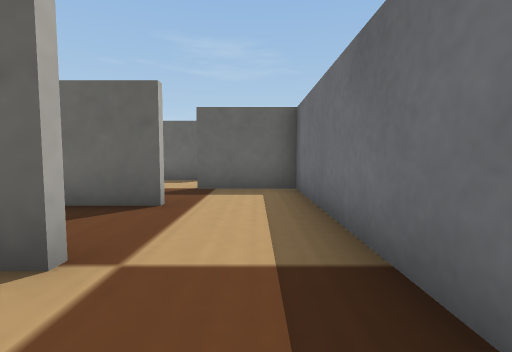
[1] (above)

24 first-person views from a walk through a robot-simulator world made for Webots. The camera is 0.04 m above the floor, tilts 4° down and sees 85° across. The floor is counted in squares, 0.05 m on a side. Each view is taken from the middle of a square. On the plan, view 1 faces up. The plan holds only what a view shows up to about 11 squares ahead; the rest is blank. The place goes on beyond the plan. The robots in the file are not drawn. Simple shapes and patterns stand in for the simulator's stock objects.

[2]
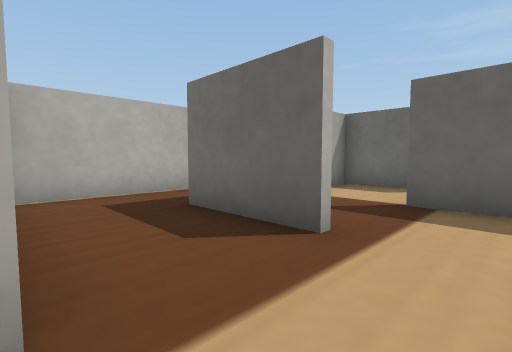

[3]
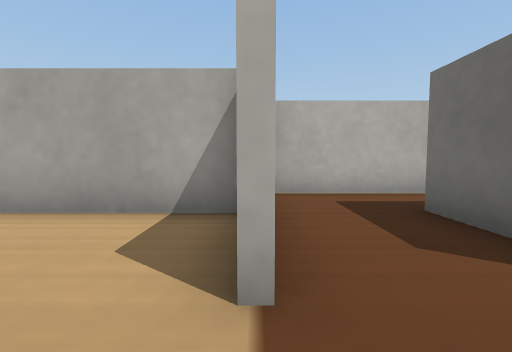

[4]
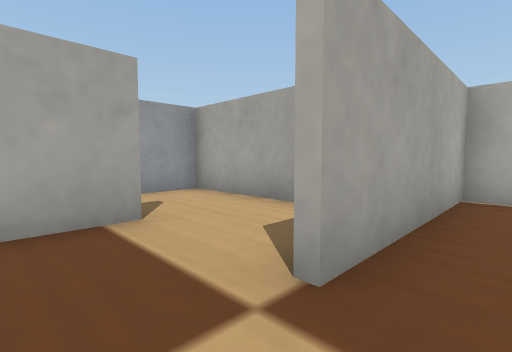

[5]
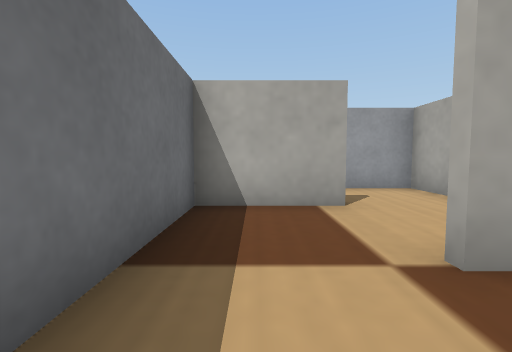

[6]
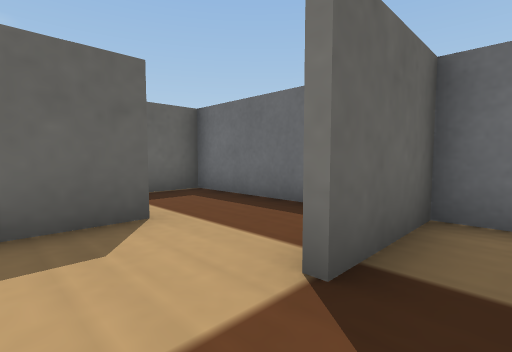

[7]
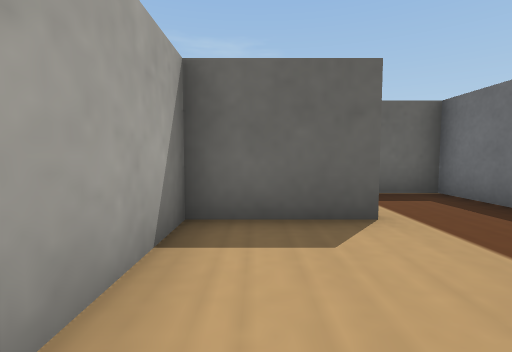

[8]
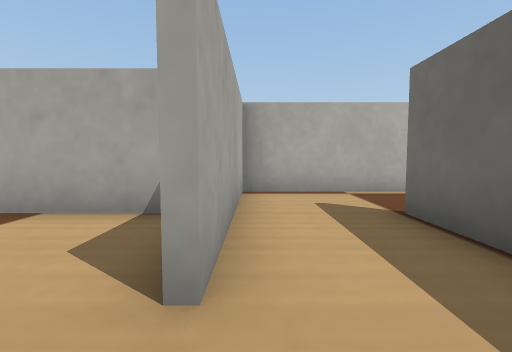

[9]
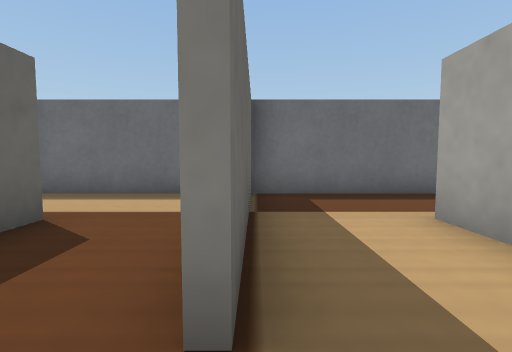

[10]
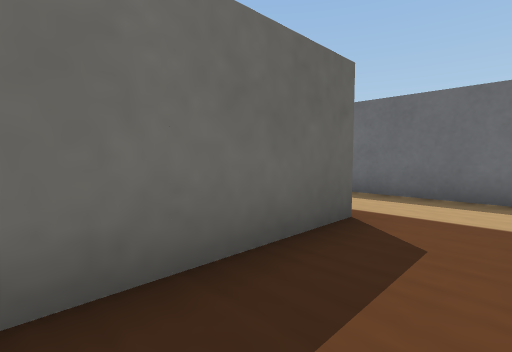

[11]
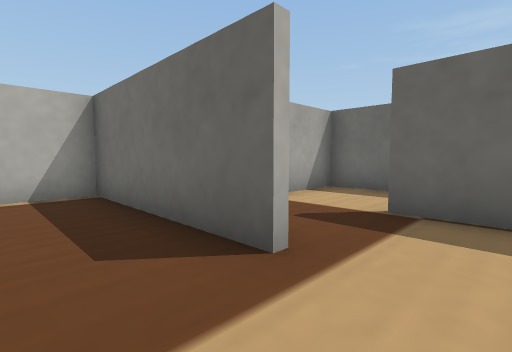

[12]
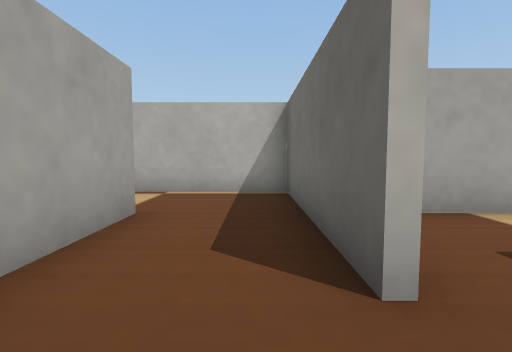

[13]
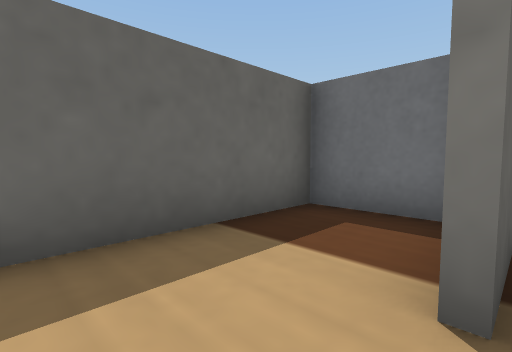

[14]
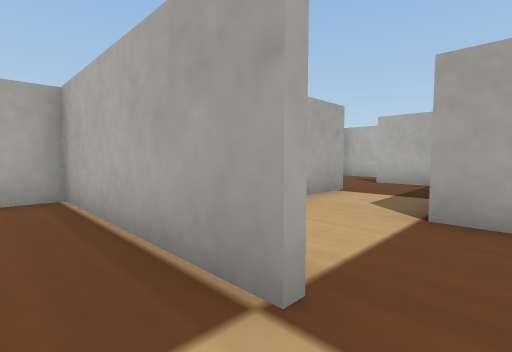

[15]
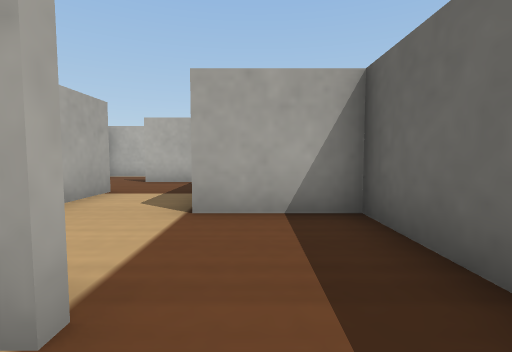

[16]
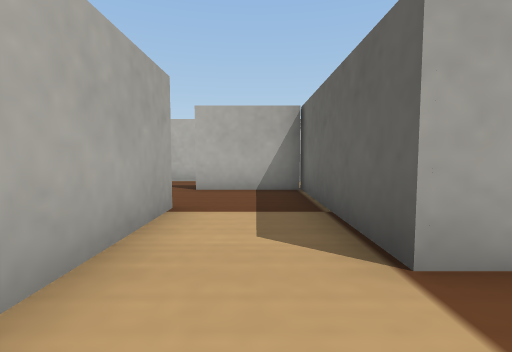

[17]
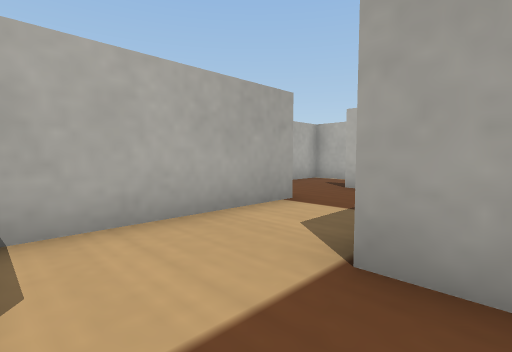

[18]
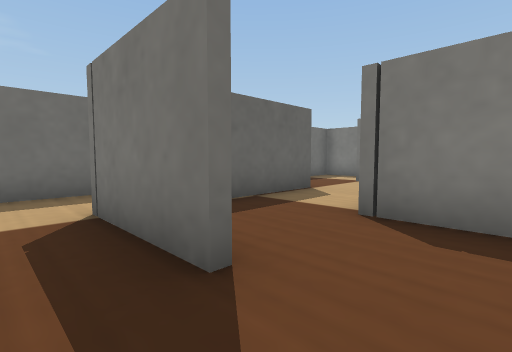

[19]
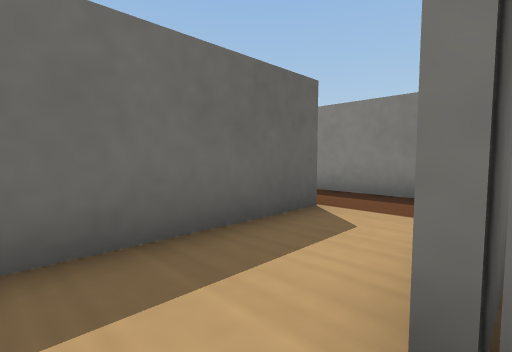

[20]
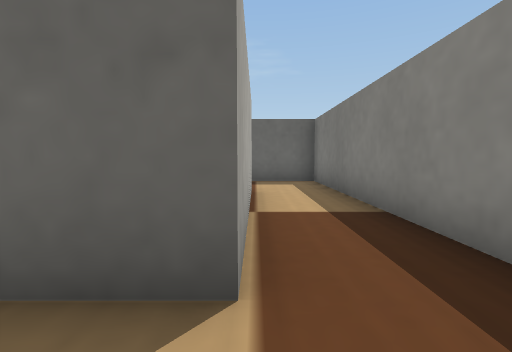

[21]
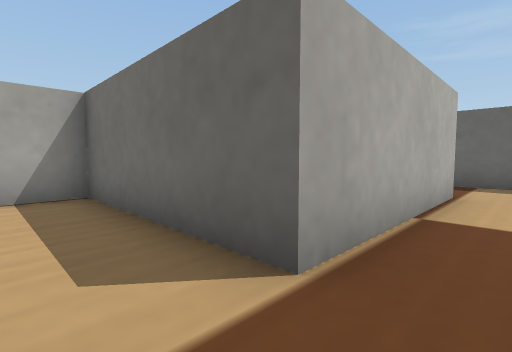

[22]
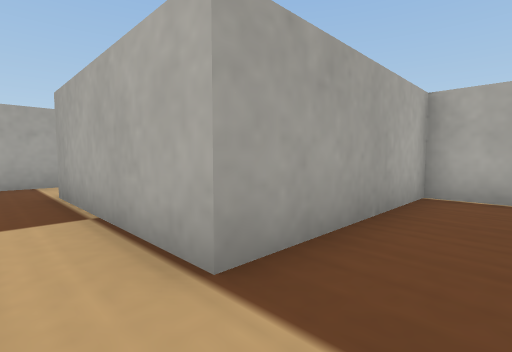

[23]
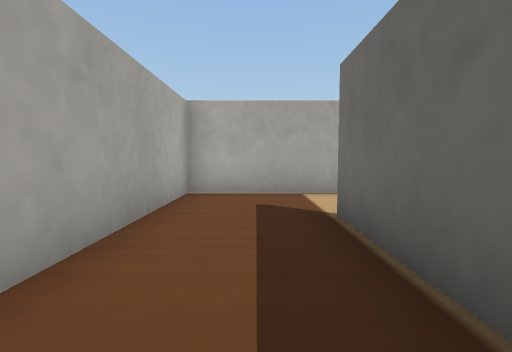

[24]
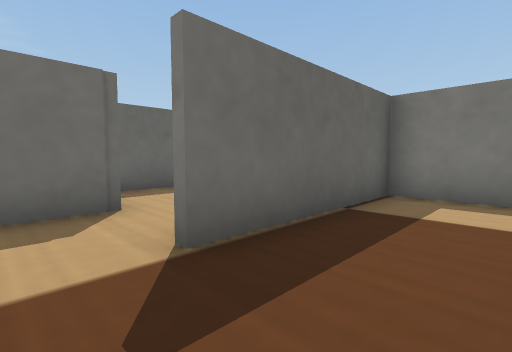

### Floor plan
Points are (right, up) in squares from view 1. A wall is a line through its corners. A room is listed if a view was taken in it or the views show most of it. See-through windows are left out.
Room 1 (view 1)
walls: (-1.4, 1.9) (-1.9, 1.9); (-1.5, -0.5) (1, -0.5) (1, 1.5); (-3.9, 1.7) (-3.9, -0.5)
ways out: opening at (-0.5, 2) to room 2; opening at (-2.5, -1)
Room 2 (views 2, 3, 4, 5, 14, 15)
walls: (-1.5, 4.5) (-4.1, 4.5); (1, 1.5) (1, 5.4); (-6.1, 7.1) (-6.1, 2.1) (-1.4, 2.1)
ways out: opening at (-0.5, 2) to room 1; opening at (-0.5, 4.5) to room 3; opening at (-6, 8) to room 10
Room 3 (views 6, 7)
walls: (-3.9, 7.6) (-3.9, 6.4); (1, 5.4) (1, 6.9) (-1.5, 6.9)
ways out: opening at (-0.5, 4.5) to room 2; opening at (-2.5, 7) to room 4
Room 4 (view 8)
walls: (-1.4, 9.5) (-3.9, 9.5) (-3.9, 7.6); (1, 8) (1, 10.4)
ways out: opening at (-2.5, 7) to room 3; opening at (-0.5, 9.5) to room 16
Room 5 (view 9)
walls: (-6.3, 12.4) (-6.3, 9.7) (-1.4, 9.7); (-1.5, 12.1) (-4, 12.1)
ways out: opening at (-4.5, 12) to room 6; opening at (-2.5, 11) to room 16
Room 6 (view 10)
walls: (-4, 12.3) (-1.8, 12.3); (-1.4, 14.7) (-6.3, 14.7) (-6.3, 12.4)
ways out: opening at (-4.5, 12) to room 5; opening at (-2.5, 13.5) to room 7
Room 7 (views 11, 12)
walls: (1, 13.1) (1, 14.5)
ways out: opening at (-2.5, 13.5) to room 6; opening at (-0.5, 15) to room 8
Room 8 (view 13)
walls: (-0.1, 17.1) (-1.5, 17.1); (-3.9, 17.4) (-3.9, 16.2); (1, 14.5) (1, 16.6)
ways out: opening at (-0.5, 15) to room 7; opening at (-2.5, 17) to room 14
Room 9 (view 16)
walls: (-8.9, 7.1) (-14, 7.1); (-11.3, 4.7) (-7, 4.7); (-13.7, 7.1) (-13.7, 4.5)
ways out: opening at (-7.5, 7) to room 10; opening at (-12.5, 5)
Room 10 (view 17)
walls: (-6.3, 9.5) (-8.9, 9.5) (-8.9, 7.1)
ways out: opening at (-6, 8) to room 2; opening at (-7.5, 7) to room 9
Room 11 (views 18, 19, 20)
walls: (-13.9, 4.5) (-13.9, 7.4); (-16.1, 4.1) (-16.1, 2.1) (-14.6, 2.1); (-11.5, 7.3) (-10.3, 7.3); (-11.1, 9.5) (-16.1, 9.5) (-16.1, 7.4)
ways out: opening at (-11, 8) to room 12; opening at (-14, 3.5)
Room 12 (view 21)
walls: (-9.1, 8.5) (-9.1, 14.4); (-11.1, 14.5) (-11.1, 9.5)
ways out: opening at (-11, 8) to room 11; opening at (-10, 15) to room 13
Room 13 (views 22, 23, 24)
walls: (-16.1, 16.4) (-16.1, 14.5) (-11.1, 14.5); (-9.1, 14.4) (-9.1, 17.1) (-13.8, 17.1)
ways out: opening at (-10, 15) to room 12; opening at (-14.5, 17) to room 15
Room 14 (no view inside)
walls: (1, 17.8) (1, 19.7) (-3.9, 19.7) (-3.9, 17.4)
ways out: opening at (-2.5, 17) to room 8
Room 15 (no view inside)
walls: (-13.4, 19.3) (-14.9, 19.3); (-16.1, 17.9) (-16.1, 16.4)
ways out: opening at (-14.5, 17) to room 13; opening at (-13, 18)
Room 16 (no view inside)
walls: (1, 10.4) (1, 12.1) (-1.5, 12.1)
ways out: opening at (-0.5, 9.5) to room 4; opening at (-2.5, 11) to room 5

Positions as (right, up) in squares from view 1, and headings:
1: (0, 0), facing up
2: (0, 2), facing up-left
3: (0, 2), facing left
4: (0, 3), facing down-left
5: (0, 4), facing down
6: (-3, 6), facing up-right
7: (-3, 6), facing up
8: (0, 10), facing left
9: (-5, 12), facing right
10: (-5, 13), facing up-right
11: (0, 13), facing up-left
12: (0, 14), facing left
13: (-3, 17), facing up-right
14: (-5, 8), facing down-left
15: (-5, 8), facing left
16: (-7, 6), facing left
17: (-7, 8), facing down-left
18: (-15, 3), facing up-right
19: (-15, 7), facing up-right
20: (-11, 8), facing up
21: (-10, 8), facing up-left
22: (-10, 16), facing down-left
23: (-10, 16), facing left
24: (-15, 15), facing up-right
